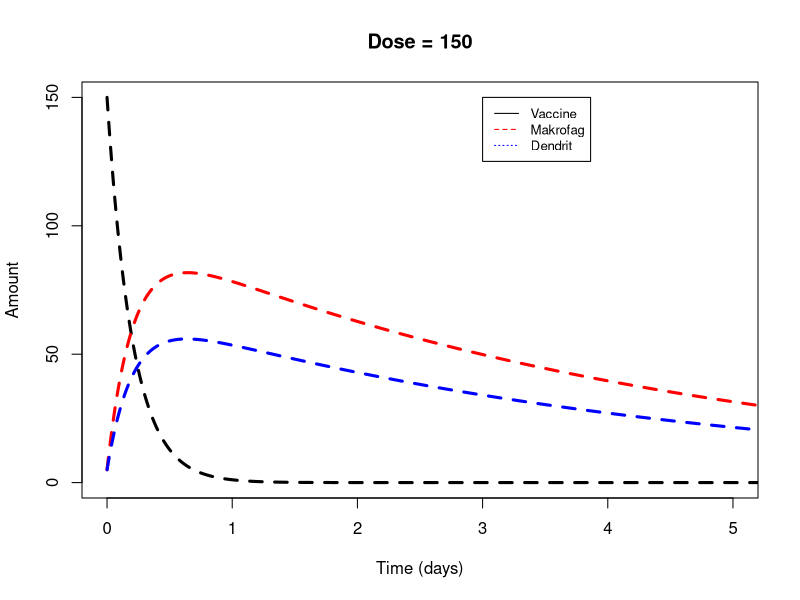
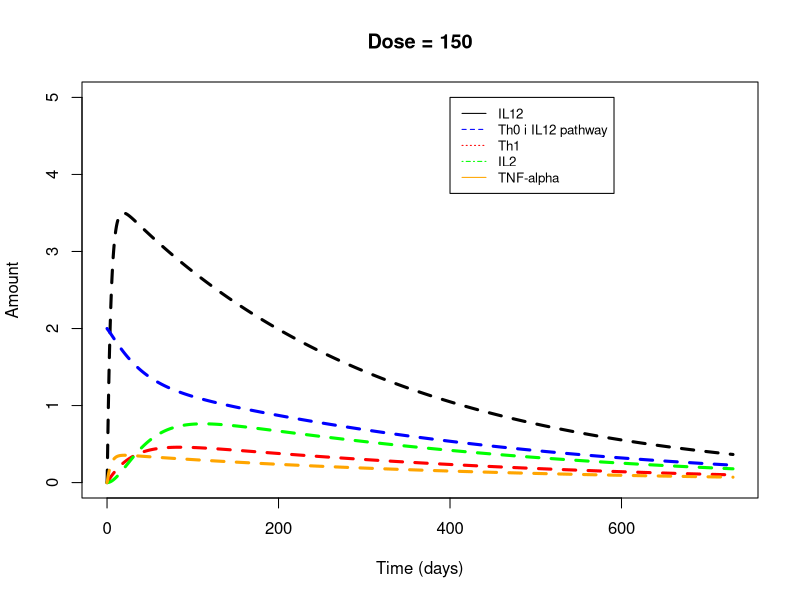
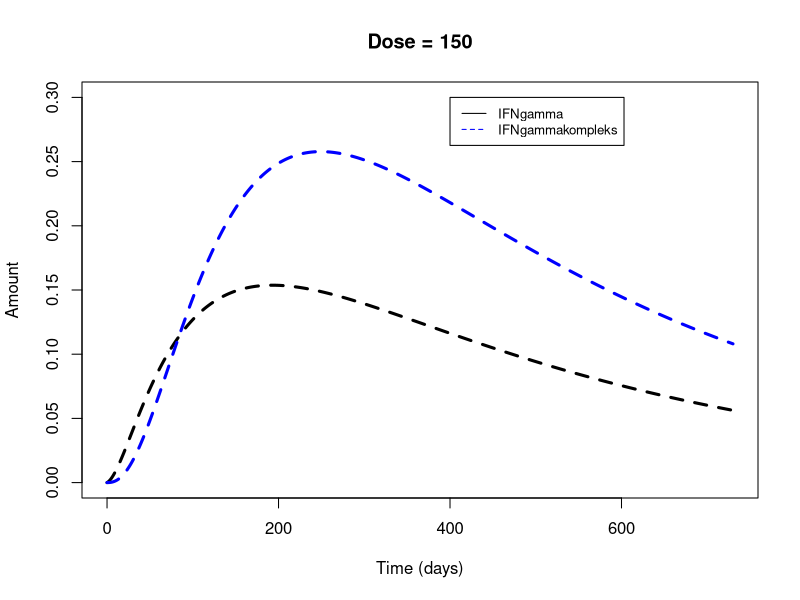
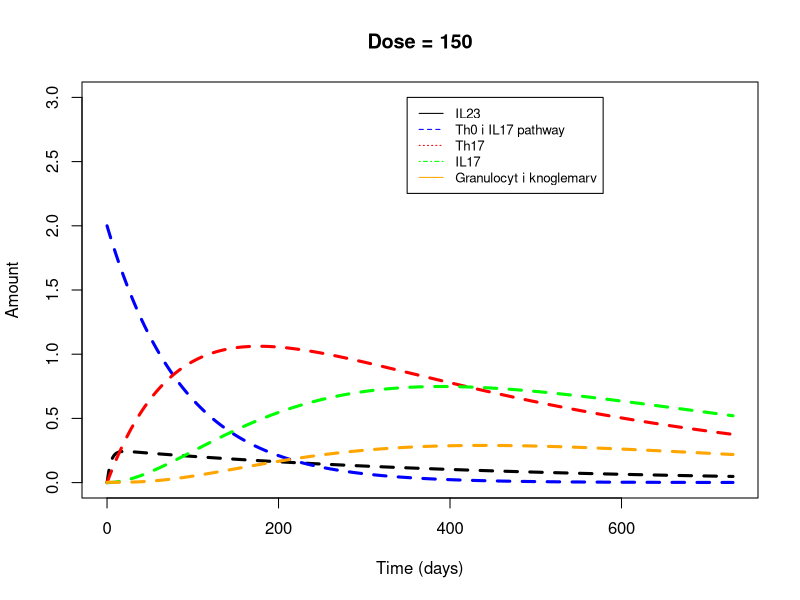

These charts were generated, in order, by the following R code:
# TB model in R

rm(list=ls())

# get the ODE solver
library(deSolve)


# make the function of the system
model = function (current_timepoint, state_values, parameters)
{
  # create state variables (local variables)
  Vaccine = state_values [1]       
  Makrofag = state_values [2]
  IL12 = state_values [3]
  Th0_IL12 = state_values [4]
  Th0_IL17 = state_values [5]
  Th1 = state_values [6]
  IL2 = state_values [7]
  IFNg = state_values [8]
  IFNgk = state_values [9]
  TNFa = state_values [10]
  Dendrit = state_values [11]
  IL23 = state_values [12]
  Th17 = state_values [13]
  IL17 = state_values [14]
  GranulotcytKnoglemarv = state_values[15]
  #kM = state_values[16]
  
  
 # stop = 
  
  with ( 
    as.list (parameters),     # variable names within parameters can be used 
    {
      
      
      Kv_m <- 5*(250-Vaccine0)/((250-Vaccine0)+1)-(250-Vaccine0)*0.02
      Kv_d <- 5*Vaccine0/(Vaccine0+1)-Vaccine0*0.02
      #Kv_Gk <- ifelse(- Vaccine*Kv_m - Vaccine*Kv_d - Vaccine*Kv_Gk < 0,Kv_Gk.value,0)
      
      dVaccine = - Vaccine*Kv_m - Vaccine*Kv_d #- Vaccine*Kv_Gk
      
      
      # = ifelse(Vaccine < 0.00, - Vaccine*Kv_m - Vaccine*Kv_d - Vaccine*Kv_Gk, 0)
      
      
      dMakrofag = Vaccine*(Kv_m) + TNFa * KTNFa_m + IFNgk * KIFNgk_m - Makrofag*sigma_m
      dIL12 = Makrofag * Km_IL12 - IL12 * KIL12_Th0 - IL12*sigma_IL12
      
      dTh0_IL12 = Makrofag * Km_Th0 + IL12 * KIL12_Th0 - Th0_IL12 * KTh0_Th1 + IL2 * KIL2_Th0  - Th0_IL12*sigma_Th0_IL12
      dTh1 = Th0_IL12 * KTh0_Th1 - Th1*sigma_Th1
      dIL2 = Th1 * KTh1_IL2 - IL2*sigma_IL2
      dIFNg = Th1 * KTh1_IFNg + Th17 * KTh17_IFNg + Th0_IL12 * KTh0_IL12_IFNg + IFNgk * KIFNgk_IFNg - IFNg * KIFNg_IFNgk + Th0_IL17 * KTh0_IL17_IFNg - IFNg*sigma_IFNg
      dIFNgk = - IFNgk * KIFNgk_IFNg + IFNg * KIFNg_IFNgk - IFNgk*sigma_IFNgk
      dTNFa = Makrofag * Km_TNFa - TNFa*sigma_TNFa
      
      dTh0_IL17 = IL23 * KIL23_Th0 - Th0_IL17 * KTh0_Th17 - Th0_IL17*sigma_Th0_IL17
      dDendrit = Vaccine*Kv_d - Dendrit*sigma_d
      dIL23 = Dendrit * Kd_IL23 - IL23*sigma_IL23
      dTh17 = Th0_IL17 * KTh0_Th17 - Th17*sigma_Th17
      dIL17 = Th17 * KTh17_IL17 - IL17*sigma_IL17
      dGranulocytKnoglemarv =  Vaccine*Kv_Gk + IL17 * KIL17_Gk - GranulotcytKnoglemarv*sigma_Gk 
      
      # combine results
      results = c(dVaccine, dMakrofag, dIL12, dTh0_IL12, dTh0_IL17, dTh1, dIL2, dIFNg, dIFNgk, dTNFa, dDendrit,
                  dIL23, dTh17, dIL17, dGranulocytKnoglemarv)
      list (results)
    }
  )
}


# 0.00000041 på 5 dag
 # 0.00000041
# parameters

KTh0_IL17_IFNg.value <- 0.00009
KTh0_IL12_IFNg.value <- 0.00009
#Kv_m.value <- 0.02
#Kv_d.value <- 0.000003
Kv_Gk.value <- 0.00009 # Ændre denne værdi for dose elimination
KTNFa_m.value <- 0.00009
KIFNgk_m.value <- 0.00009
Km_IL12.value <- 0.009
KIL12_Th0.value <- 0.0009 
Km_Th0.value <- 0.00009
KTh0_Th1.value <- 0.009 
KTh0_Th17.value <- 0.009
KIL23_Th0.value <- 0.00009 
KIL2_Th0.value <- 0.009 
KTh1_IL2.value <- 0.09
KIFNgk_IFNg.value <- 0.00009 
KTh0_IFNg.value <- .00009 
KTh1_IFNg.value <- .00009
KTh17_IFNg.value <- .009
KIFNg_IFNgk.value <- .04
Km_TNFa.value <- .0009
Kd_IL23.value <- 0.0009
KTh17_IL17.value <- .005
KIL17_Gk.value <- .009
sigma_m.value <- 0.23
sigma_IL12.value <- 0.0023
sigma_Th0_IL12.value <- 0.0023
sigma_Th0_IL17.value <- 0.0023
sigma_Th1.value <- 0.023 #0.8
sigma_IL2.value <- 0.053
sigma_IFNg.value <- 0.023
sigma_IFNgk.value <- 0.023
sigma_TNFa.value <- 0.0023
sigma_d.value <- 0.23
sigma_IL23.value <- 0.0023
sigma_Th17.value <- 0.0023
sigma_IL17.value <- 0.0053
sigma_Gk.value <- 0.023

parameter.list <- c(KTh0_IL17_IFNg = KTh0_IL17_IFNg.value, Kv_Gk = Kv_Gk.value, KTNFa_m = KTNFa_m.value, 
                    KIFNgk_m = KIFNgk_m.value,Km_IL12 = Km_IL12.value, KIL12_Th0 = KIL12_Th0.value,Km_Th0 = Km_Th0.value, 
                    KTh0_Th1 = KTh0_Th1.value, KTh0_Th17 = KTh0_Th17.value, KIL23_Th0 = KIL23_Th0.value,
                    KIL2_Th0 = KIL2_Th0.value, KTh1_IL2 = KTh1_IL2.value, KIFNgk_IFNg = KIFNgk_IFNg.value, 
                    KTh0_IL12_IFNg = KTh0_IL12_IFNg.value, KTh1_IFNg = KTh1_IFNg.value, KTh17_IFNg = KTh17_IFNg.value, 
                    KIFNg_IFNgk = KIFNg_IFNgk.value, Km_TNFa = Km_TNFa.value, Kd_IL23 = Kd_IL23.value, 
                    KTh17_IL17 = KTh17_IL17.value, KIL17_Gk = KIL17_Gk.value, sigma_m = sigma_m.value,
                    sigma_IL12 = sigma_IL12.value, sigma_Th0_IL12 = sigma_Th0_IL12.value, sigma_Th1 = sigma_Th1.value,
                    sigma_IL2 = sigma_IL2.value, sigma_IFNg = sigma_IFNg.value, sigma_IFNgk = sigma_IFNgk.value,
                    sigma_TNFa = sigma_TNFa.value, sigma_d = sigma_d.value, sigma_IL23 = sigma_IL23.value,
                    sigma_Th17 = sigma_Th17.value, sigma_IL17 = sigma_IL17.value, sigma_Gk = sigma_Gk.value,sigma_Th0_IL17 = sigma_Th0_IL17.value)

# initial values
Vaccine0 = 150
Makrofag0 = 5
IL120 = 0
Th0_IL12_0 = 2
Th0_IL17_0 = 2
Th10 = 0
IL20 = 0
IFNg0 = 0
IFNgk0 = 0
TNFa0 = 0
Dendrit0 = 5
IL230 = 0
Th170 = 0
IL170 = 0
GranulotcytKnoglemarv0 = 0

initial.values <- c(Vaccine = Vaccine0, Makrofag = Makrofag0, IL12 = IL120, Th0_IL12 = Th0_IL12_0, Th0_IL17 = Th0_IL17_0, Th1 = Th10, IL2 = IL20, IFNg = IFNg0, 
                    IFNgk = IFNgk0, TNFa = TNFa0, Dendrit = Dendrit0, IL23 = IL230, Th17 = Th170, IL17 = IL170, 
                    GranulotcytKnoglemarv = GranulotcytKnoglemarv0)

# Output timepoints
time.points <- seq(0,2*365,by=0.01)

# simulate the epidemic
output <- ode(y=initial.values,times = time.points,func = model, parms = parameter.list)

# Plot the result 

# For at se mange decimaler kan den kommando nedenunder bruges. 
# Hvortil der ses, at vaccinen assymptotisk nærmer sig 0, 
# selvom den svinger mellem negative og positive værdier

#options("scipen"=100, "digits"=4) 

graphics.off()
# Plot af vaccine, makrofag og dendrit
plot(Vaccine~time,data=output,type='l',lwd=3,lty=2,col='black',ylim=c(0,150),xlim=c(0,5),ylab='Amount',xlab='Time (days)')
lines(Makrofag~time,data=output,type='l',lwd=3,lty=2,col='red',ylim=c(0,150),xlim=c(0,5),ylab='Amount',xlab='Time (days)')
lines(Dendrit~time,data=output,type='l',lwd=3,lty=2,col='blue',ylim=c(0,150),xlim=c(0,5),ylab='Amount',xlab='Time (days)')
legend(3, 150, legend=c("Vaccine", "Makrofag","Dendrit"),
       col=c("black", "red","blue"), lty=1:4, cex=0.8)
title("Dose = 150")


# Plots af IL12 pathway
plot(IL12~time,data=output,type='l',lwd=3,lty=2,col='black',ylim=c(0,5),xlim=c(0,2*365),ylab='Amount',xlab='Time (days)')
lines(Th0_IL12~time,data=output,type='l',lwd=3,lty=2,col='blue',ylim=c(0,2),xlim=c(0,2*365),ylab='Amount',xlab='Time (days)')
lines(Th1~time,data=output,type='l',lwd=3,lty=2,col='red',ylim=c(0,0.1),ylab='Amount',xlab='Time (days)')
lines(IL2~time,data=output,type='l',lwd=3,lty=2,col='green',ylim=c(0,0.0005),ylab='Amount',xlab='Time (days)')
lines(TNFa~time,data=output,type='l',lwd=3,lty=2,col='orange',ylim=c(0,0.6),ylab='Amount',xlab='Time (days)')
legend(400, 5, legend=c("IL12", "Th0 i IL12 pathway","Th1","IL2","TNF-alpha"),
       col=c("black", "blue","red","green","orange"), lty=1:4, cex=0.8)
title("Dose = 150")


plot(IFNg~time,data=output,type='l',lwd=3,lty=2,col='black',ylim=c(0,0.3),ylab='Amount',xlab='Time (days)')
lines(IFNgk~time,data=output,type='l',lwd=3,lty=2,col='blue',ylim=c(0,0.3),ylab='Amount',xlab='Time (days)')
legend(400, 0.30, legend=c("IFNgamma", "IFNgammakompleks"),
       col=c("black", "blue"), lty=1:4, cex=0.8)
title("Dose = 150")


# Plot af IL17
plot(IL23~time,data=output,type='l',lwd=3,lty=2,col='black',ylim=c(0,3),ylab='Amount',xlab='Time (days)')
lines(Th0_IL17~time,data=output,type='l',lwd=3,lty=2,col='blue',ylim=c(0,3),ylab='Amount',xlab='Time (days)')
lines(Th17~time,data=output,type='l',lwd=3,lty=2,col='red',ylim=c(0,0.1),ylab='Amount',xlab='Time (days)')
lines(IL17~time,data=output,type='l',lwd=3,lty=2,col='green',ylim=c(0,0.001),ylab='Amount',xlab='Time (days)')
lines(GranulotcytKnoglemarv~time,data=output,type='l',lwd=3,lty=2,col='orange',ylim=c(0,0.001),ylab='Amount',xlab='Time (days)')
legend(350, 3, legend=c("IL23", "Th0 i IL17 pathway","Th17","IL17","Granulocyt i knoglemarv"),
       col=c("black", "blue","red","green","orange"), lty=1:4, cex=0.8)
title("Dose = 150")

SimulatedDataDose100 <- as.data.frame(output)
Vaccinetest <- SimulatedDataDose100$Vaccine

# Undersøger nu dendritter mod makrofager, samt infgamma for doserne 0.2,50,100,200,250

#SimulatedDataDose100 <- as.data.frame(output)
#DendritDose100 <- SimulatedDataDose100$Dendrit
#IFNgDose100 <- SimulatedDataDose100$IFNg
#MakrofagDose100 <- SimulatedDataDose100$Makrofag
#Time <- SimulatedDataDose100$time

#Data100 <- matrix(c(Time,DendritDose100,IFNgDose100,MakrofagDose100),nrow=length(MakrofagDose100))
#write.csv(Data100,file = "Data50")



# Herfra loades data, hvis de ønskes at blive undersøgt

#DATA <- read.table("DataUdenHuller.csv", header=TRUE, sep=";", as.is=TRUE)
#VaccineDATA = as.numeric(gsub(",", ".", gsub("\\.", "", DATA$H56.vacc..Dose)))
#RestimulerendeVaccineData = as.numeric(gsub(",", ".", gsub("\\.", "", DATA$H56.restim..ug.ml.)))
#IL17DATA = as.numeric(gsub(",", ".", gsub("\\.", "", DATA$mean...IL.17)))
#INFgDATA = as.numeric(gsub(",", ".", gsub("\\.", "", DATA$mean...IFNg)))
#IL2DATA= as.numeric(gsub(",", ".", gsub("\\.", "", DATA$mean...IL.2)))
#INFaDATA= as.numeric(gsub(",", ".", gsub("\\.", "", DATA$mean...TNFa)))
#plot(VaccineDATA,IL17DATA,xlim=c(0,50))
#plot(RestimulerendeVaccineData,IL17DATA,xlim=c(0,100))
#CelleData <- read.table("Celler.csv", header=TRUE, sep=";", as.is=TRUE)
#plot(CelleData$Time..days,CelleData$Response..SFU.mill.splenocytes.)
#dose0CelleData <- CelleData[1:45,c('Time..days.','Response..SFU.mill.splenocytes.')]
#dose01CelleData <- CelleData[46:90,c('Time..days.','Response..SFU.mill.splenocytes.')]
#plot(dose01CelleData$Time..days,dose01CelleData$Response..SFU.mill.splenocytes.)
